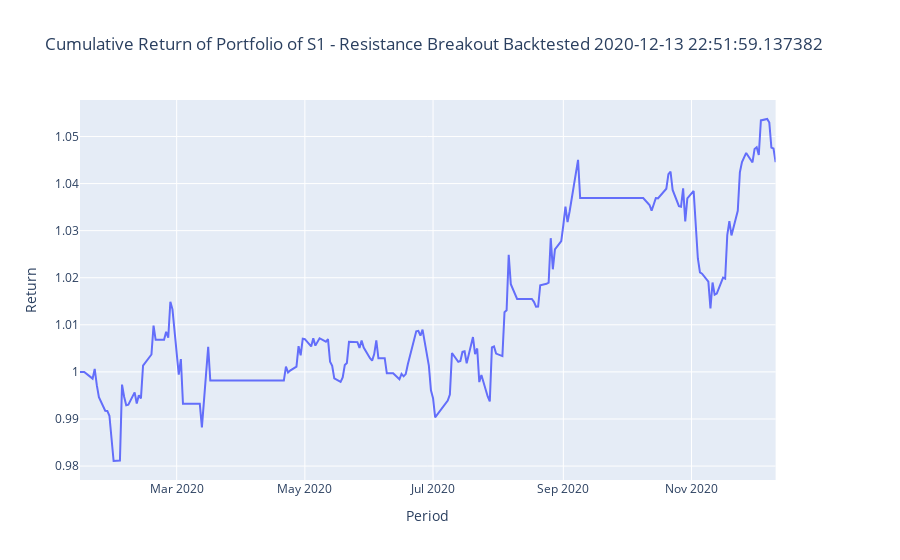

The notebook cell saved with this chart:
### Code cell
# create figure
fig = make_subplots(specs=[[{"secondary_y": True}]])
fig.add_trace(go.Scatter(x=strategy.index, y=strategy['cumulative-return'], name='Cumulative Return'))

# format figure
fig.update_layout(title_text=f'Cumulative Return of Portfolio of S1 - Resistance Breakout Backtested {dt.datetime.today()}')
fig.update_xaxes(title_text='Period')
fig.update_yaxes(title_text='Return')

### Figure 1 — Plotly figure (JSON) as saved in the notebook; plotly's stock layout.template omitted (floating-point values rounded to 4 significant figures; data arrays with more than 128 entries replaced by an {"elided": "..."} marker saying what was removed)
{"data": [{"name": "Cumulative Return", "type": "scatter", "x": {"elided": "231 str values"}, "y": {"elided": "231 float values"}}], "layout": {"title": {"text": "Cumulative Return of Portfolio of S1 - Resistance Breakout Backtested 2020-12-13 22:51:59.137382"}, "xaxis": {"anchor": "y", "domain": [0, 0.94], "title": {"text": "Period"}}, "yaxis": {"anchor": "x", "domain": [0, 1], "title": {"text": "Return"}}, "yaxis2": {"anchor": "x", "overlaying": "y", "side": "right", "title": {"text": "Return"}}}}
